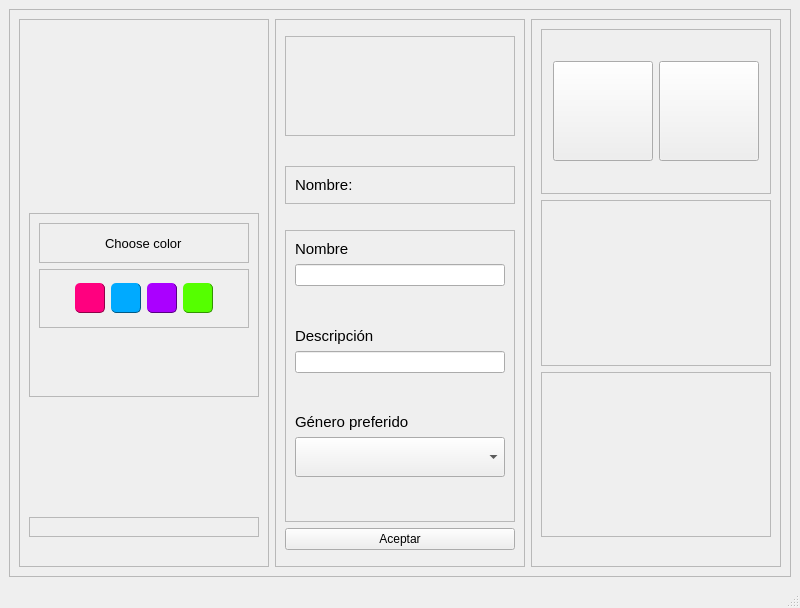
<?xml version="1.0" encoding="UTF-8"?>
<ui version="4.0">
 <class>MainWindow</class>
 <widget class="QMainWindow" name="MainWindow">
  <property name="geometry">
   <rect>
    <x>0</x>
    <y>0</y>
    <width>800</width>
    <height>608</height>
   </rect>
  </property>
  <property name="windowTitle">
   <string>MainWindow</string>
  </property>
  <property name="styleSheet">
   <string notr="true">.btnFondo{
background-color: rgb(40, 27, 92);
border-radius:20px;
}
.btnFondo:hover{
background-color:rgb(18, 12, 41);
}

.line{
border-radius:10px;
height:40px;
}
.colorLbl{
color:rgbrgb(40, 27, 92);
}
.boton{
background-color:rgb(175, 167, 255);
border-bottom:1px solid rgb(85, 0, 127);
height:30;
border-radius:10px;
}
.boton:hover{
background-color:rgb(133, 121, 252);
}
</string>
  </property>
  <property name="class" stdset="0">
   <string/>
  </property>
  <widget class="QWidget" name="centralwidget">
   <layout class="QHBoxLayout" name="horizontalLayout">
    <item>
     <widget class="QFrame" name="frame">
      <property name="frameShape">
       <enum>QFrame::StyledPanel</enum>
      </property>
      <property name="frameShadow">
       <enum>QFrame::Raised</enum>
      </property>
      <layout class="QHBoxLayout" name="horizontalLayout_3">
       <item>
        <layout class="QHBoxLayout" name="horizontalLayout_2">
         <item>
          <widget class="QFrame" name="frame_4">
           <property name="frameShape">
            <enum>QFrame::StyledPanel</enum>
           </property>
           <property name="frameShadow">
            <enum>QFrame::Raised</enum>
           </property>
           <layout class="QVBoxLayout" name="verticalLayout_2">
            <item>
             <layout class="QVBoxLayout" name="verticalLayout">
              <property name="spacing">
               <number>120</number>
              </property>
              <item>
               <spacer name="verticalSpacer_7">
                <property name="orientation">
                 <enum>Qt::Vertical</enum>
                </property>
                <property name="sizeHint" stdset="0">
                 <size>
                  <width>20</width>
                  <height>40</height>
                 </size>
                </property>
               </spacer>
              </item>
              <item>
               <widget class="QFrame" name="frame_11">
                <property name="frameShape">
                 <enum>QFrame::StyledPanel</enum>
                </property>
                <property name="frameShadow">
                 <enum>QFrame::Raised</enum>
                </property>
                <layout class="QHBoxLayout" name="horizontalLayout_14">
                 <item>
                  <layout class="QVBoxLayout" name="verticalLayout_10">
                   <item>
                    <widget class="QFrame" name="frame_15">
                     <property name="frameShape">
                      <enum>QFrame::StyledPanel</enum>
                     </property>
                     <property name="frameShadow">
                      <enum>QFrame::Raised</enum>
                     </property>
                     <layout class="QVBoxLayout" name="verticalLayout_12">
                      <item>
                       <layout class="QHBoxLayout" name="horizontalLayout_18">
                        <item>
                         <spacer name="horizontalSpacer_6">
                          <property name="orientation">
                           <enum>Qt::Horizontal</enum>
                          </property>
                          <property name="sizeHint" stdset="0">
                           <size>
                            <width>40</width>
                            <height>20</height>
                           </size>
                          </property>
                         </spacer>
                        </item>
                        <item>
                         <widget class="QLabel" name="label">
                          <property name="font">
                           <font>
                            <pointsize>10</pointsize>
                           </font>
                          </property>
                          <property name="text">
                           <string>Choose color</string>
                          </property>
                         </widget>
                        </item>
                        <item>
                         <spacer name="horizontalSpacer_5">
                          <property name="orientation">
                           <enum>Qt::Horizontal</enum>
                          </property>
                          <property name="sizeHint" stdset="0">
                           <size>
                            <width>40</width>
                            <height>20</height>
                           </size>
                          </property>
                         </spacer>
                        </item>
                       </layout>
                      </item>
                     </layout>
                    </widget>
                   </item>
                   <item>
                    <widget class="QFrame" name="frame_14">
                     <property name="sizePolicy">
                      <sizepolicy hsizetype="Expanding" vsizetype="Expanding">
                       <horstretch>0</horstretch>
                       <verstretch>0</verstretch>
                      </sizepolicy>
                     </property>
                     <property name="frameShape">
                      <enum>QFrame::StyledPanel</enum>
                     </property>
                     <property name="frameShadow">
                      <enum>QFrame::Raised</enum>
                     </property>
                     <layout class="QHBoxLayout" name="horizontalLayout_17">
                      <item>
                       <layout class="QHBoxLayout" name="horizontalLayout_13">
                        <item>
                         <widget class="QPushButton" name="btn_r">
                          <property name="maximumSize">
                           <size>
                            <width>30</width>
                            <height>30</height>
                           </size>
                          </property>
                          <property name="cursor">
                           <cursorShape>PointingHandCursor</cursorShape>
                          </property>
                          <property name="styleSheet">
                           <string notr="true">background-color: rgb(255, 0, 127);
border-radius:5px;
border-bottom:1px solid rgb(140, 1, 71);
border-right:1px solid rgb(140, 1, 71);</string>
                          </property>
                          <property name="text">
                           <string/>
                          </property>
                         </widget>
                        </item>
                        <item>
                         <widget class="QPushButton" name="btn_a">
                          <property name="maximumSize">
                           <size>
                            <width>30</width>
                            <height>30</height>
                           </size>
                          </property>
                          <property name="cursor">
                           <cursorShape>PointingHandCursor</cursorShape>
                          </property>
                          <property name="styleSheet">
                           <string notr="true">background-color: rgb(0, 170, 255);
border-radius:5px;
border-bottom:1px solid rgb(1, 89, 133);
border-right:1px solid rgb(1, 89, 133);</string>
                          </property>
                          <property name="text">
                           <string/>
                          </property>
                         </widget>
                        </item>
                        <item>
                         <widget class="QPushButton" name="btn_mo">
                          <property name="maximumSize">
                           <size>
                            <width>30</width>
                            <height>30</height>
                           </size>
                          </property>
                          <property name="cursor">
                           <cursorShape>PointingHandCursor</cursorShape>
                          </property>
                          <property name="styleSheet">
                           <string notr="true">background-color: rgb(170, 0, 255);
border-radius:5px;
border-bottom:1px solid rgb(87, 0, 130);
border-right:1px solid rgb(87, 0, 130);</string>
                          </property>
                          <property name="text">
                           <string/>
                          </property>
                         </widget>
                        </item>
                        <item>
                         <widget class="QPushButton" name="btn_v">
                          <property name="sizePolicy">
                           <sizepolicy hsizetype="Fixed" vsizetype="Fixed">
                            <horstretch>0</horstretch>
                            <verstretch>0</verstretch>
                           </sizepolicy>
                          </property>
                          <property name="maximumSize">
                           <size>
                            <width>30</width>
                            <height>30</height>
                           </size>
                          </property>
                          <property name="cursor">
                           <cursorShape>PointingHandCursor</cursorShape>
                          </property>
                          <property name="styleSheet">
                           <string notr="true">background-color: rgb(85, 255, 0);
border-radius:5px;
border-bottom:1px solid rgb(50, 148, 1);
border-right:1px solid rgb(50, 148, 1);</string>
                          </property>
                          <property name="text">
                           <string/>
                          </property>
                         </widget>
                        </item>
                       </layout>
                      </item>
                     </layout>
                    </widget>
                   </item>
                   <item>
                    <spacer name="verticalSpacer_8">
                     <property name="orientation">
                      <enum>Qt::Vertical</enum>
                     </property>
                     <property name="sizeHint" stdset="0">
                      <size>
                       <width>20</width>
                       <height>40</height>
                      </size>
                     </property>
                    </spacer>
                   </item>
                  </layout>
                 </item>
                </layout>
               </widget>
              </item>
              <item>
               <widget class="QFrame" name="frame_10">
                <property name="maximumSize">
                 <size>
                  <width>16777215</width>
                  <height>50</height>
                 </size>
                </property>
                <property name="frameShape">
                 <enum>QFrame::StyledPanel</enum>
                </property>
                <property name="frameShadow">
                 <enum>QFrame::Raised</enum>
                </property>
                <layout class="QHBoxLayout" name="horizontalLayout_16">
                 <item>
                  <layout class="QHBoxLayout" name="horizontalLayout_15"/>
                 </item>
                </layout>
               </widget>
              </item>
              <item>
               <spacer name="horizontalSpacer_4">
                <property name="orientation">
                 <enum>Qt::Horizontal</enum>
                </property>
                <property name="sizeHint" stdset="0">
                 <size>
                  <width>40</width>
                  <height>20</height>
                 </size>
                </property>
               </spacer>
              </item>
             </layout>
            </item>
           </layout>
          </widget>
         </item>
         <item>
          <widget class="QFrame" name="frame_3">
           <property name="sizePolicy">
            <sizepolicy hsizetype="Expanding" vsizetype="Preferred">
             <horstretch>0</horstretch>
             <verstretch>0</verstretch>
            </sizepolicy>
           </property>
           <property name="frameShape">
            <enum>QFrame::StyledPanel</enum>
           </property>
           <property name="frameShadow">
            <enum>QFrame::Raised</enum>
           </property>
           <layout class="QVBoxLayout" name="verticalLayout_4">
            <item>
             <spacer name="verticalSpacer_2">
              <property name="orientation">
               <enum>Qt::Vertical</enum>
              </property>
              <property name="sizeHint" stdset="0">
               <size>
                <width>20</width>
                <height>40</height>
               </size>
              </property>
             </spacer>
            </item>
            <item>
             <layout class="QVBoxLayout" name="verticalLayout_3">
              <item>
               <widget class="QFrame" name="frame_6">
                <property name="sizePolicy">
                 <sizepolicy hsizetype="Expanding" vsizetype="Expanding">
                  <horstretch>0</horstretch>
                  <verstretch>0</verstretch>
                 </sizepolicy>
                </property>
                <property name="maximumSize">
                 <size>
                  <width>16777215</width>
                  <height>100</height>
                 </size>
                </property>
                <property name="frameShape">
                 <enum>QFrame::StyledPanel</enum>
                </property>
                <property name="frameShadow">
                 <enum>QFrame::Raised</enum>
                </property>
                <layout class="QHBoxLayout" name="horizontalLayout_5">
                 <item>
                  <layout class="QHBoxLayout" name="horizontalLayout_4">
                   <item>
                    <spacer name="horizontalSpacer">
                     <property name="orientation">
                      <enum>Qt::Horizontal</enum>
                     </property>
                     <property name="sizeHint" stdset="0">
                      <size>
                       <width>40</width>
                       <height>20</height>
                      </size>
                     </property>
                    </spacer>
                   </item>
                   <item>
                    <widget class="QLabel" name="lbl_pic">
                     <property name="sizePolicy">
                      <sizepolicy hsizetype="Fixed" vsizetype="Fixed">
                       <horstretch>0</horstretch>
                       <verstretch>0</verstretch>
                      </sizepolicy>
                     </property>
                     <property name="minimumSize">
                      <size>
                       <width>100</width>
                       <height>100</height>
                      </size>
                     </property>
                     <property name="maximumSize">
                      <size>
                       <width>100</width>
                       <height>100</height>
                      </size>
                     </property>
                     <property name="autoFillBackground">
                      <bool>false</bool>
                     </property>
                     <property name="styleSheet">
                      <string notr="true">border-image:url(&quot;img/person1.png&quot;);</string>
                     </property>
                     <property name="text">
                      <string/>
                     </property>
                    </widget>
                   </item>
                   <item>
                    <spacer name="horizontalSpacer_2">
                     <property name="orientation">
                      <enum>Qt::Horizontal</enum>
                     </property>
                     <property name="sizeHint" stdset="0">
                      <size>
                       <width>40</width>
                       <height>20</height>
                      </size>
                     </property>
                    </spacer>
                   </item>
                  </layout>
                 </item>
                </layout>
               </widget>
              </item>
              <item>
               <spacer name="verticalSpacer_4">
                <property name="orientation">
                 <enum>Qt::Vertical</enum>
                </property>
                <property name="sizeHint" stdset="0">
                 <size>
                  <width>20</width>
                  <height>40</height>
                 </size>
                </property>
               </spacer>
              </item>
              <item>
               <widget class="QFrame" name="frame_13">
                <property name="sizePolicy">
                 <sizepolicy hsizetype="Expanding" vsizetype="Expanding">
                  <horstretch>0</horstretch>
                  <verstretch>0</verstretch>
                 </sizepolicy>
                </property>
                <property name="minimumSize">
                 <size>
                  <width>0</width>
                  <height>0</height>
                 </size>
                </property>
                <property name="frameShape">
                 <enum>QFrame::StyledPanel</enum>
                </property>
                <property name="frameShadow">
                 <enum>QFrame::Raised</enum>
                </property>
                <layout class="QHBoxLayout" name="horizontalLayout_12">
                 <item>
                  <layout class="QHBoxLayout" name="horizontalLayout_11">
                   <item>
                    <widget class="QLabel" name="lbl_name">
                     <property name="font">
                      <font>
                       <pointsize>11</pointsize>
                      </font>
                     </property>
                     <property name="styleSheet">
                      <string notr="true"/>
                     </property>
                     <property name="text">
                      <string>Nombre:</string>
                     </property>
                     <property name="class" stdset="0">
                      <string>colorLbl</string>
                     </property>
                    </widget>
                   </item>
                  </layout>
                 </item>
                </layout>
               </widget>
              </item>
              <item>
               <spacer name="horizontalSpacer_7">
                <property name="orientation">
                 <enum>Qt::Horizontal</enum>
                </property>
                <property name="sizeHint" stdset="0">
                 <size>
                  <width>40</width>
                  <height>20</height>
                 </size>
                </property>
               </spacer>
              </item>
              <item>
               <widget class="QFrame" name="frame_5">
                <property name="sizePolicy">
                 <sizepolicy hsizetype="Expanding" vsizetype="Expanding">
                  <horstretch>0</horstretch>
                  <verstretch>0</verstretch>
                 </sizepolicy>
                </property>
                <property name="frameShape">
                 <enum>QFrame::StyledPanel</enum>
                </property>
                <property name="frameShadow">
                 <enum>QFrame::Raised</enum>
                </property>
                <layout class="QVBoxLayout" name="verticalLayout_8">
                 <item>
                  <layout class="QVBoxLayout" name="verticalLayout_7">
                   <item>
                    <widget class="QLabel" name="label_2">
                     <property name="maximumSize">
                      <size>
                       <width>16777215</width>
                       <height>20</height>
                      </size>
                     </property>
                     <property name="font">
                      <font>
                       <pointsize>11</pointsize>
                      </font>
                     </property>
                     <property name="styleSheet">
                      <string notr="true"/>
                     </property>
                     <property name="text">
                      <string>Nombre</string>
                     </property>
                     <property name="class" stdset="0">
                      <string>colorLbl</string>
                     </property>
                    </widget>
                   </item>
                   <item>
                    <widget class="QLineEdit" name="txt_name">
                     <property name="maximumSize">
                      <size>
                       <width>16777215</width>
                       <height>16777215</height>
                      </size>
                     </property>
                     <property name="class" stdset="0">
                      <string>line</string>
                     </property>
                    </widget>
                   </item>
                   <item>
                    <spacer name="verticalSpacer_5">
                     <property name="orientation">
                      <enum>Qt::Vertical</enum>
                     </property>
                     <property name="sizeHint" stdset="0">
                      <size>
                       <width>20</width>
                       <height>40</height>
                      </size>
                     </property>
                    </spacer>
                   </item>
                   <item>
                    <widget class="QLabel" name="label_3">
                     <property name="maximumSize">
                      <size>
                       <width>16777215</width>
                       <height>20</height>
                      </size>
                     </property>
                     <property name="font">
                      <font>
                       <pointsize>11</pointsize>
                      </font>
                     </property>
                     <property name="styleSheet">
                      <string notr="true"/>
                     </property>
                     <property name="text">
                      <string>Descripción</string>
                     </property>
                     <property name="class" stdset="0">
                      <string>colorLbl</string>
                     </property>
                    </widget>
                   </item>
                   <item>
                    <widget class="QLineEdit" name="txt_desc">
                     <property name="maximumSize">
                      <size>
                       <width>16777215</width>
                       <height>16777215</height>
                      </size>
                     </property>
                     <property name="class" stdset="0">
                      <string>line</string>
                     </property>
                    </widget>
                   </item>
                   <item>
                    <spacer name="verticalSpacer_6">
                     <property name="orientation">
                      <enum>Qt::Vertical</enum>
                     </property>
                     <property name="sizeHint" stdset="0">
                      <size>
                       <width>20</width>
                       <height>40</height>
                      </size>
                     </property>
                    </spacer>
                   </item>
                   <item>
                    <widget class="QLabel" name="label_4">
                     <property name="maximumSize">
                      <size>
                       <width>16777215</width>
                       <height>20</height>
                      </size>
                     </property>
                     <property name="font">
                      <font>
                       <pointsize>11</pointsize>
                      </font>
                     </property>
                     <property name="styleSheet">
                      <string notr="true"/>
                     </property>
                     <property name="text">
                      <string>Género preferido</string>
                     </property>
                     <property name="class" stdset="0">
                      <string>colorLbl</string>
                     </property>
                    </widget>
                   </item>
                   <item>
                    <widget class="QComboBox" name="cmb_gen">
                     <property name="minimumSize">
                      <size>
                       <width>0</width>
                       <height>40</height>
                      </size>
                     </property>
                     <property name="maximumSize">
                      <size>
                       <width>16777215</width>
                       <height>40</height>
                      </size>
                     </property>
                     <property name="cursor">
                      <cursorShape>PointingHandCursor</cursorShape>
                     </property>
                     <property name="class" stdset="0">
                      <string/>
                     </property>
                    </widget>
                   </item>
                   <item>
                    <spacer name="verticalSpacer">
                     <property name="orientation">
                      <enum>Qt::Vertical</enum>
                     </property>
                     <property name="sizeHint" stdset="0">
                      <size>
                       <width>20</width>
                       <height>40</height>
                      </size>
                     </property>
                    </spacer>
                   </item>
                  </layout>
                 </item>
                </layout>
               </widget>
              </item>
             </layout>
            </item>
            <item>
             <widget class="QPushButton" name="btn_aceptar">
              <property name="cursor">
               <cursorShape>PointingHandCursor</cursorShape>
              </property>
              <property name="text">
               <string>Aceptar</string>
              </property>
              <property name="class" stdset="0">
               <string>boton</string>
              </property>
             </widget>
            </item>
            <item>
             <spacer name="verticalSpacer_3">
              <property name="orientation">
               <enum>Qt::Vertical</enum>
              </property>
              <property name="sizeHint" stdset="0">
               <size>
                <width>20</width>
                <height>40</height>
               </size>
              </property>
             </spacer>
            </item>
           </layout>
          </widget>
         </item>
         <item>
          <widget class="QFrame" name="frame_2">
           <property name="frameShape">
            <enum>QFrame::StyledPanel</enum>
           </property>
           <property name="frameShadow">
            <enum>QFrame::Raised</enum>
           </property>
           <layout class="QVBoxLayout" name="verticalLayout_6">
            <item>
             <layout class="QVBoxLayout" name="verticalLayout_5">
              <item>
               <widget class="QFrame" name="frame_9">
                <property name="frameShape">
                 <enum>QFrame::StyledPanel</enum>
                </property>
                <property name="frameShadow">
                 <enum>QFrame::Raised</enum>
                </property>
                <layout class="QHBoxLayout" name="horizontalLayout_7">
                 <item>
                  <layout class="QHBoxLayout" name="horizontalLayout_6">
                   <item>
                    <widget class="QPushButton" name="btn_m">
                     <property name="sizePolicy">
                      <sizepolicy hsizetype="Fixed" vsizetype="Fixed">
                       <horstretch>0</horstretch>
                       <verstretch>0</verstretch>
                      </sizepolicy>
                     </property>
                     <property name="maximumSize">
                      <size>
                       <width>100</width>
                       <height>100</height>
                      </size>
                     </property>
                     <property name="cursor">
                      <cursorShape>PointingHandCursor</cursorShape>
                     </property>
                     <property name="styleSheet">
                      <string notr="true"/>
                     </property>
                     <property name="text">
                      <string/>
                     </property>
                     <property name="icon">
                      <iconset>
                       <normaloff>../img/woman.png</normaloff>../img/woman.png</iconset>
                     </property>
                     <property name="iconSize">
                      <size>
                       <width>50</width>
                       <height>50</height>
                      </size>
                     </property>
                     <property name="class" stdset="0">
                      <string>btnFondo</string>
                     </property>
                    </widget>
                   </item>
                   <item>
                    <widget class="QPushButton" name="btn_h">
                     <property name="sizePolicy">
                      <sizepolicy hsizetype="Fixed" vsizetype="Fixed">
                       <horstretch>0</horstretch>
                       <verstretch>0</verstretch>
                      </sizepolicy>
                     </property>
                     <property name="maximumSize">
                      <size>
                       <width>100</width>
                       <height>100</height>
                      </size>
                     </property>
                     <property name="cursor">
                      <cursorShape>PointingHandCursor</cursorShape>
                     </property>
                     <property name="styleSheet">
                      <string notr="true"/>
                     </property>
                     <property name="text">
                      <string/>
                     </property>
                     <property name="icon">
                      <iconset>
                       <normaloff>../img/men.png</normaloff>../img/men.png</iconset>
                     </property>
                     <property name="iconSize">
                      <size>
                       <width>50</width>
                       <height>50</height>
                      </size>
                     </property>
                     <property name="class" stdset="0">
                      <string>btnFondo</string>
                     </property>
                    </widget>
                   </item>
                  </layout>
                 </item>
                </layout>
               </widget>
              </item>
              <item>
               <widget class="QFrame" name="frame_8">
                <property name="frameShape">
                 <enum>QFrame::StyledPanel</enum>
                </property>
                <property name="frameShadow">
                 <enum>QFrame::Raised</enum>
                </property>
               </widget>
              </item>
              <item>
               <widget class="QFrame" name="frame_7">
                <property name="frameShape">
                 <enum>QFrame::StyledPanel</enum>
                </property>
                <property name="frameShadow">
                 <enum>QFrame::Raised</enum>
                </property>
               </widget>
              </item>
              <item>
               <spacer name="horizontalSpacer_3">
                <property name="orientation">
                 <enum>Qt::Horizontal</enum>
                </property>
                <property name="sizeHint" stdset="0">
                 <size>
                  <width>40</width>
                  <height>20</height>
                 </size>
                </property>
               </spacer>
              </item>
             </layout>
            </item>
           </layout>
          </widget>
         </item>
        </layout>
       </item>
      </layout>
     </widget>
    </item>
   </layout>
  </widget>
  <widget class="QMenuBar" name="menubar">
   <property name="geometry">
    <rect>
     <x>0</x>
     <y>0</y>
     <width>800</width>
     <height>26</height>
    </rect>
   </property>
  </widget>
  <widget class="QStatusBar" name="statusbar"/>
 </widget>
 <resources/>
 <connections/>
</ui>
